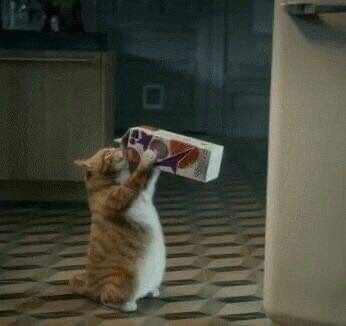
#> input picture indiv/catsy.jpg, 346 x 326 px
$ jupyter execute --allow-errors indiv.ipynb
#> lines starting #> are read from the running program, lines starting #| are printed output that depends on the picture
## Индивидуальное задание
1. Изменение размера изображения
2. Преобразование изображения в серую картинку
3. Обнаружение краев
4. Обнаружение контуров
5. Поворот изображения
6. Размытие изображения

[cell 1]
import cv2
import matplotlib.pyplot as plt

# Read image
img = cv2.imread('catsy.jpg')
#> img is the input picture: shape (326, 346, 3); mean B, G, R 58.9, 71.2, 69.7

# Resize image
resized = cv2.resize(img, (700, 700))
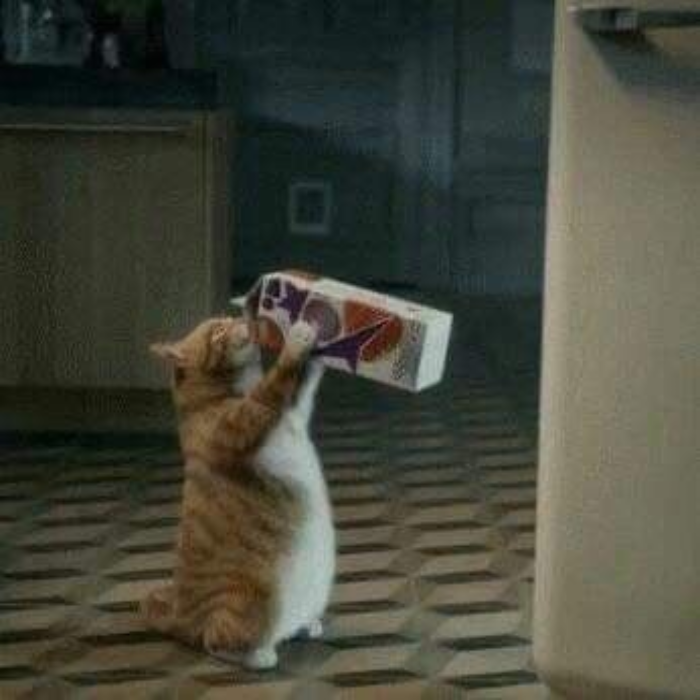
#> resized: shape (700, 700, 3); mean B, G, R 58.8, 71.1, 69.6

# Display resized image
plt.imshow(resized)
plt.show()

[cell 2]
# Convert to gray
gray = cv2.cvtColor(img, cv2.COLOR_BGR2GRAY)
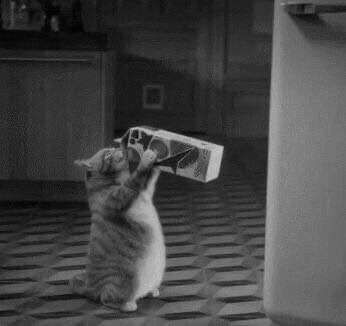
#> gray: shape (326, 346); min 0, max 203, mean 69.4

# Display gray image
plt.imshow(gray, cmap='gray')
plt.show()

[cell 3]
# Apply edge detection
edges = cv2.Canny(gray, 100, 200)
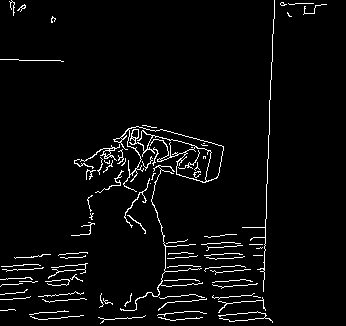
#> edges: shape (326, 346); 3.8% white in thin lines or dots

# Display edge-detected image
plt.imshow(edges, cmap='gray')
plt.show()

[cell 4]
img = cv2.imread('catsy.jpg')

# Find contours
#> (the rest of this cell did not finish here and is left out)

[cell 5]
img = cv2.imread('catsy.jpg')

# Get image dimensions
height, width = img.shape[:2]
#> height = 326; width = 346

# Set rotation angle
angle = 90

# Calculate rotation matrix
rotation_matrix = cv2.getRotationMatrix2D((width/2, height/2), angle, 1)
#> rotation_matrix = [[6.12e-17, 1, 10], [-1, 6.12e-17, 336]]

# Apply rotation to image
rotated = cv2.warpAffine(img, rotation_matrix, (width, height))
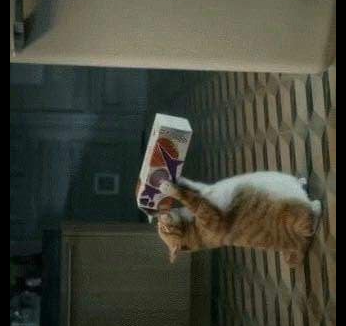
#> rotated: shape (326, 346, 3); mean B, G, R 55.8, 67.3, 65.9

# Display rotated image
plt.imshow(cv2.cvtColor(rotated, cv2.COLOR_BGR2RGB))
plt.show()

[cell 6]
# Apply Gaussian blur
blur = cv2.GaussianBlur(img, (5, 5), 0)

# Display blurred image
plt.imshow(blur)
plt.show()
